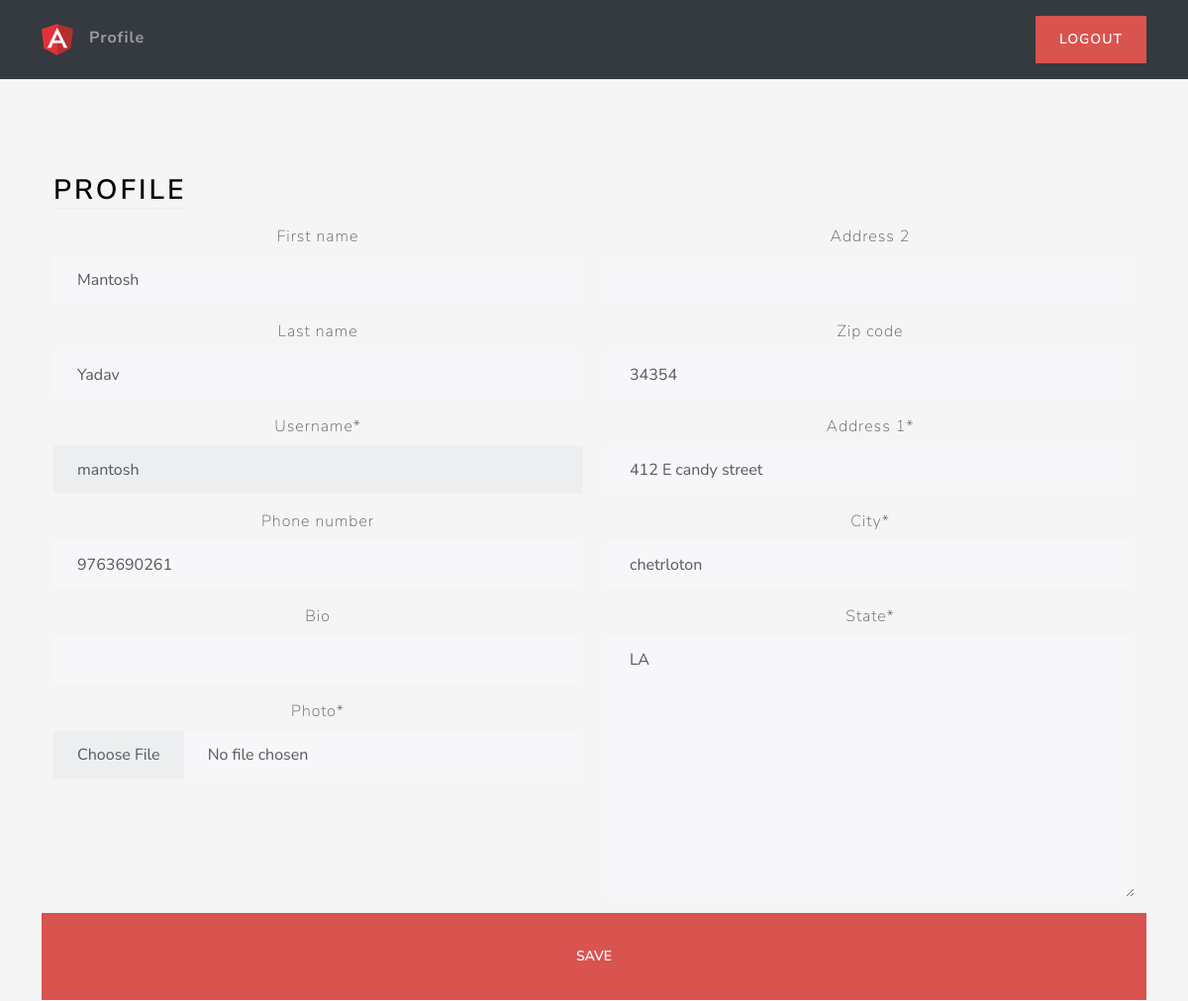
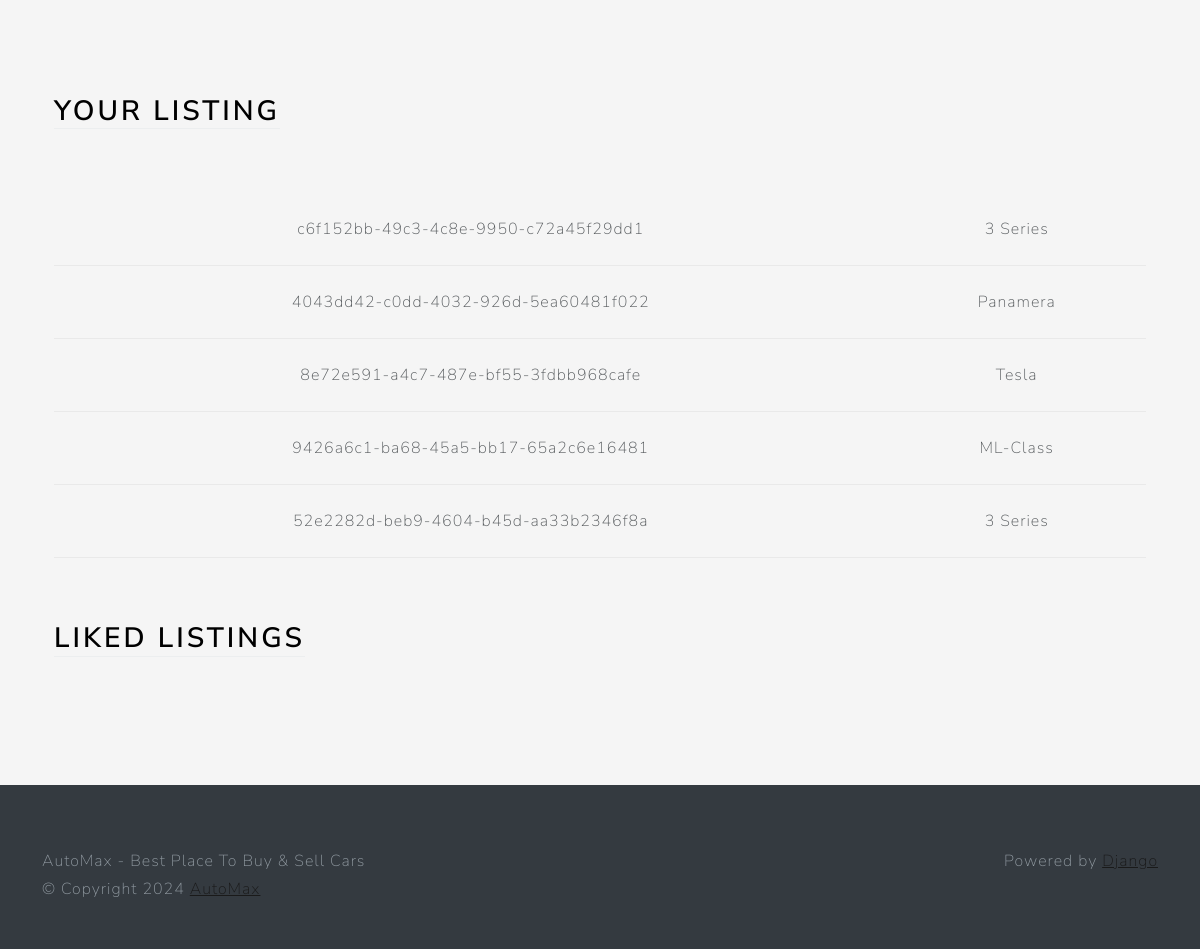
/profile/ (signed in), run on the app's committed database (2 pictures, top to bottom).
### users/models.py (models this page shows, shortened)
class Profile(models.Model):
  user=models.OneToOneField(User,on_delete=models.CASCADE)
  photo=models.ImageField(upload_to=user_directory_path,null=True,blank=True)
  bio=models.CharField(max_length=140 , blank=True)
  phone_number=models.CharField(max_length=12 , blank=True)
  location=models.OneToOneField(Location,on_delete=models.SET_NULL,null=True)

class Location(models.Model):
  address_1=models.CharField(max_length=128 , blank=True)
  address_2=models.CharField(max_length=128,blank=True)
  city=models.CharField(max_length=64)
  state=USStateField(default="NY")
  zip_code=USZipCodeField(blank=True)

### main/models.py (models this page shows, shortened)
class Listing(models.Model):
  id = models.UUIDField(primary_key=True, default=uuid.uuid4, unique=True,editable=False)
  created_at = models.DateTimeField(auto_now_add=True)
  updated_at = models.DateTimeField(auto_now=True)
  seller=models.ForeignKey(Profile,on_delete=models.CASCADE)
  brand=models.CharField(max_length=24 , choices=CARS_BRANDS, default=None)
  model=models.CharField(max_length=24,)
  vin=models.CharField(max_length=17,)
  mileage=models.IntegerField(default=0)
  color=models.CharField(max_length=24,)
  description=models.TextField()
  engine=models.CharField(max_length=24,)
  transmission=models.CharField(max_length=24,choices=TRANSMISSION_OPTIONS , default=None)
  location=models.OneToOneField(Location,on_delete=models.SET_NULL,null=True)
  image=models.ImageField(upload_to=user_listing_path)

### users/views.py (the view, shortened to what this page needs)
# urls.py: path('profile/', ProfileView.as_view(),name='profile',),
@method_decorator(login_required,name='dispatch')
class ProfileView(View):
  def get(self,request):
    user_listings=Listing.objects.filter(seller=request.user.profile)
    user_liked_listings=LikedListing.objects.filter(profile=request.user.profile).all()
    user_form=UserForm(instance=request.user)
    profile_form=ProfileForm(instance=request.user.profile)
    location_form=LocationForm(instance=request.user.profile.location)
    return render(request,'views/profile.html' ,{'user_form':user_form , 'profile_form':profile_form,'location_form':location_form,'user_listings':user_listings,'user_liked_listings':user_liked_listings})

### users/forms.py
class UserForm(forms.ModelForm):
  username = forms.CharField(disabled=True)
  class Meta:
    model=User
    fields = {'username', 'first_name', 'last_name'}

class ProfileForm(forms.ModelForm):
  photo=forms.ImageField(widget=CustomPictureImageFieldWidget)
  bio=forms.TextInput()
  class Meta:
    model=Profile
    fields = {'photo', 'bio', 'phone_number'}

### users/templates/views/profile.html (shortened to what this page needs)
{% extends "base/base.html" %}
{% load static %}
{% load crispy_forms_tags %}
{% block 'body' %}
<div class="container-fluid text-center py-5">
  <div class="container px-4 py-5" id="hanging-icons">
    <div class="row g-4">
      <div class="col d-flex align-items-start">
        <div>
          <h2 class="mb-3 border-bottom" style="color: black">Profile</h2>
        </div>
      </div>
    </div>
    <form action="" method="post" enctype="multipart/form-data">
      <div class="row">
        <div class="col-6">
          {{ user_form|crispy }}
          {{ profile_form|crispy }}
        </div>
        <div class="col-6">
          {{ location_form|crispy }}
        </div>
        <br>
        <button class="btn btn-lg btn-danger" type="submit">Save</button>
      </div>
    </form>
  </div>
  <div class="container px-4">
    <div class="row g-4 py-5">
      <div class="col d-flex align-items-start">
        <div>
          <h2 class="mb-3 border-bottom" style="color: black">Your Listing</h2>
        </div>
      </div>
    </div>
    <table class="table table-hover">
      <tbody>
        {% for listing in user_listings %}
        <tr>
          <td>{{listing.id}}</td>
          <td>{{listing.model}}</td>
        </tr>
        {% endfor %}
      </tbody>
    </table>
  </div>
  <div class="container px-4">
    <div class="row g-4 py-5">
      <div class="col d-flex align-items-start">
        <div>
          <h2 class="mb-3 border-bottom" style="color: black">Liked Listings</h2>
        </div>
      </div>
    </div>
  </div>
</div>
{% endblock %}

### main/static/css/style.css (style rules this page uses)
html, body { height: 100%; }
body { align-items: center; padding-bottom: 40px; background-color: #f5f5f5; }
.h2, h2 { color: white; }

### data on the page
Profile: phone_number "9763690261"
Location: zip_code "34354", address_1 "412 E candy street", city "chetrloton", state "LA"
Listing: id "c6f152bb-49c3-4c8e-9950-c72a45f29dd1", model "3 Series"
Listing: id "4043dd42-c0dd-4032-926d-5ea60481f022", model "Panamera"
Listing: id "8e72e591-a4c7-487e-bf55-3fdbb968cafe", model "Tesla"
Listing: id "9426a6c1-ba68-45a5-bb17-65a2c6e16481", model "ML-Class"
Listing: id "52e2282d-beb9-4604-b45d-aa33b2346f8a", model "3 Series"
